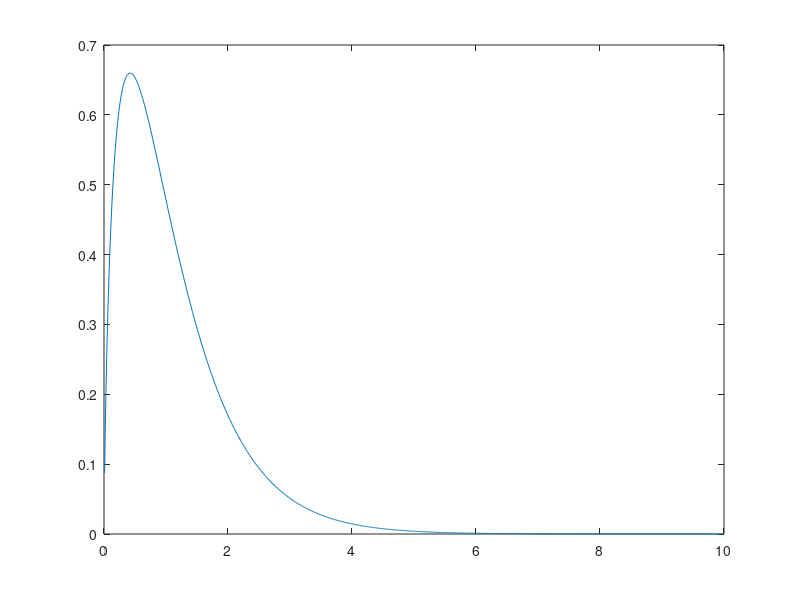

Write MATLAB code to recreate this figure.
b=0.5;
v=1;
x=0:0.01:10;

for i=0:1000
y(i+1)=(4*b)^((v+1)/2)*x(i+1)^v*besselk(v-1,2*x(i+1)*sqrt(b))/gamma(v);
end

plot(x,y)


